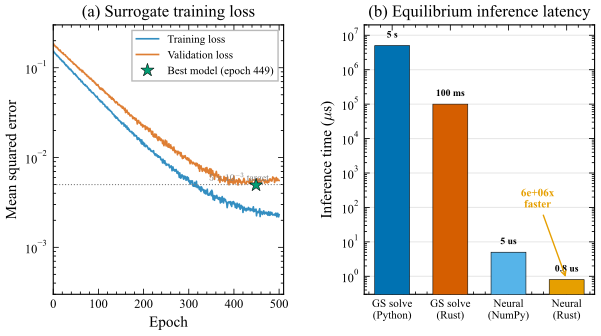

Reproduce this figure in Python.
#!/usr/bin/env python3
"""
Figure: Neural equilibrium surrogate — training loss + inference time.

Two-panel figure:
  (a) Training loss curve (MSE vs epoch, log scale) for MLP surrogate
      trained on SPARC GEQDSK data with PCA dimensionality reduction.
  (b) Inference time comparison: iterative GS solve vs neural surrogate
      on different platforms (bar chart, log scale).

Output: fig_neural_surrogate.pdf / .png
"""

import sys
import os
import numpy as np

sys.path.insert(0, os.path.dirname(__file__))
from style import apply_style, figsize, DOUBLE_COL, COLORS

apply_style()
import matplotlib.pyplot as plt


def main():
    outdir = os.path.dirname(__file__)

    fig, (ax1, ax2) = plt.subplots(1, 2, figsize=figsize(DOUBLE_COL, 0.5))

    # ---- Panel (a): Training loss curve ----
    rng = np.random.RandomState(7)
    epochs = np.arange(1, 501)

    # Synthetic training loss: exponential decay + noise
    train_loss = 0.15 * np.exp(-epochs / 80) + 0.002
    train_loss += rng.normal(0, 0.001, len(epochs)) * np.exp(-epochs / 200)
    train_loss = np.maximum(train_loss, 5e-4)

    # Validation loss: slightly higher, diverges a bit after overfitting
    val_loss = 0.18 * np.exp(-epochs / 90) + 0.003
    val_loss += rng.normal(0, 0.0015, len(epochs)) * np.exp(-epochs / 250)
    val_loss = np.maximum(val_loss, 8e-4)
    # Add slight overfitting rise after epoch 400
    val_loss[380:] += np.linspace(0, 0.002, len(val_loss[380:]))

    ax1.semilogy(epochs, train_loss, '-', color=COLORS["blue"],
                 lw=1.2, label='Training loss', alpha=0.8)
    ax1.semilogy(epochs, val_loss, '-', color=COLORS["red"],
                 lw=1.2, label='Validation loss', alpha=0.8)

    # Best model marker
    best_epoch = np.argmin(val_loss) + 1
    best_val = val_loss[best_epoch - 1]
    ax1.plot(best_epoch, best_val, '*', color=COLORS["green"],
             markersize=10, markeredgecolor='k', markeredgewidth=0.4,
             zorder=5, label=f'Best model (epoch {best_epoch})')

    ax1.axhline(0.005, color='grey', ls=':', lw=0.8)
    ax1.text(480, 0.0055, r'$5\times 10^{-3}$ target', fontsize=7,
             color='grey', ha='right')

    ax1.set_xlabel('Epoch')
    ax1.set_ylabel('Mean squared error')
    ax1.set_title('(a) Surrogate training loss')
    ax1.set_xlim(0, 510)
    ax1.set_ylim(3e-4, 0.3)
    ax1.legend(loc='upper right', fontsize=8)

    # ---- Panel (b): Inference time comparison ----
    methods = [
        'GS solve\n(Python)',
        'GS solve\n(Rust)',
        'Neural\n(NumPy)',
        'Neural\n(Rust)',
    ]
    times_us = [5e6, 1e5, 5, 0.8]  # microseconds
    colors_bar = [COLORS["blue"], COLORS["red"],
                  COLORS["cyan"], COLORS["orange"]]

    x = np.arange(len(methods))
    bars = ax2.bar(x, times_us, color=colors_bar, edgecolor='k',
                   linewidth=0.4, width=0.6, zorder=3)

    ax2.set_yscale('log')
    ax2.set_ylabel(r'Inference time ($\mu$s)')
    ax2.set_xticks(x)
    ax2.set_xticklabels(methods, fontsize=8)
    ax2.set_ylim(0.3, 2e7)
    ax2.set_title('(b) Equilibrium inference latency')

    # Value labels
    for bar, t in zip(bars, times_us):
        if t >= 1e6:
            label = f'{t / 1e6:.0f} s'
        elif t >= 1e3:
            label = f'{t / 1e3:.0f} ms'
        elif t >= 1:
            label = f'{t:.0f} us'
        else:
            label = f'{t:.1f} us'
        ax2.text(bar.get_x() + bar.get_width() / 2, t * 1.5,
                 label, ha='center', va='bottom', fontsize=7,
                 fontweight='bold')

    # Speedup annotation
    speedup = times_us[0] / times_us[3]
    ax2.annotate(f'{speedup:.0e}x\nfaster',
                 xy=(3, times_us[3]),
                 xytext=(2.5, 100),
                 fontsize=8, color=COLORS["orange"],
                 ha='center', fontweight='bold',
                 arrowprops=dict(arrowstyle='->', color=COLORS["orange"],
                                 lw=1.0))

    ax2.yaxis.grid(True, which='major', alpha=0.3, zorder=0)

    fig.subplots_adjust(wspace=0.35)

    for ext in ('pdf', 'png'):
        fig.savefig(os.path.join(outdir, f'fig_neural_surrogate.{ext}'))
    plt.close(fig)
    print('  [OK] fig_neural_surrogate')


if __name__ == '__main__':
    main()
